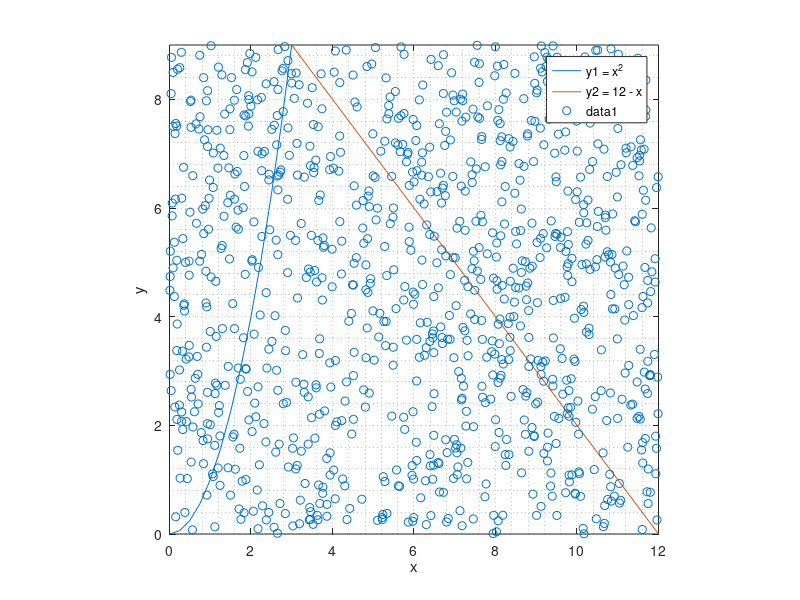

MATLAB code to generate this figure:
clear; clc; clf;
% this script tests Monte-Carlo to calculate area. 
%% plot pattern. 
xaxis = 0 : 0.25 : 12;
y1 = xaxis .^ 2;
y2 = 12 - xaxis;
plot(xaxis, y1, xaxis, y2);
xlabel('x');
ylabel('y');
legend('y1 = x^2','y2 = 12 - x');
axis([0 12 0 9]);
grid minor
%% Monte Carlo.
% total number of random points.
N = 1000;
% generate N random points.
x = unifrnd(0, 12, [1, N]);
y = unifrnd(0, 9, [1, N]);
% calculate frequency, i.e. how many points are inside the pattern.
freq = sum(y < x .^ 2 & x <= 3) + sum(y < 12 - x & x >= 3);
% area of the rectangle.
areaRec = 12 * 9;
ratio = freq / N;
area = areaRec * (freq / N);

hold on
scatter(x, y)
axis square